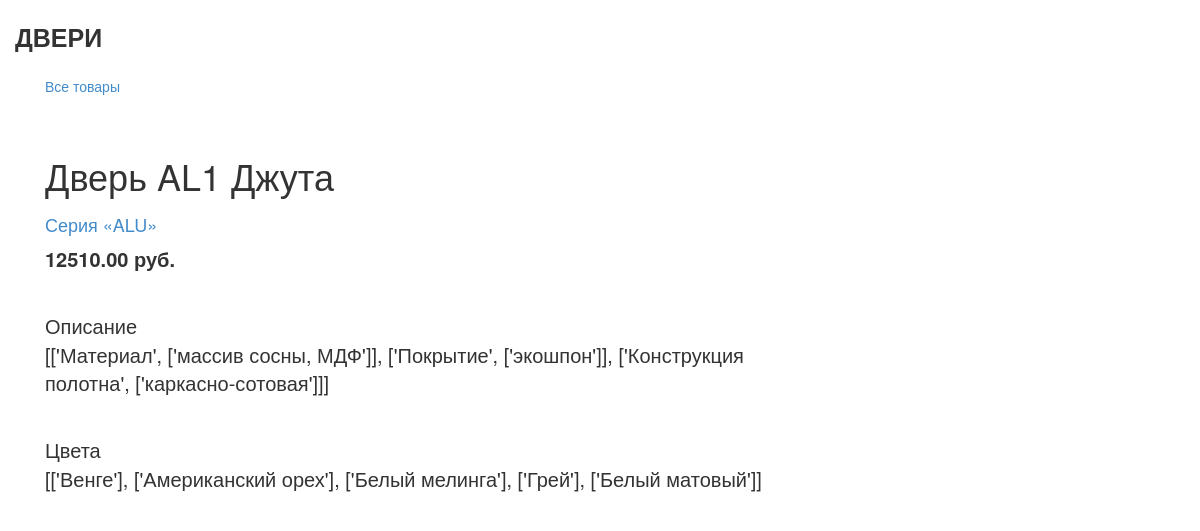
Page /7/20667/ on the committed database.
### polls/models.py (models this page shows, shortened)
class Product(models.Model):
    category = models.ForeignKey(Category, related_name='products', null=True, verbose_name="Категория")
    name = models.CharField(max_length=200, null=True, db_index=True, verbose_name="Название")
    slug = models.SlugField(max_length=200, null=True, db_index=True)
    description = models.TextField(blank=True, null=True, verbose_name="Описание")
    price = models.DecimalField(max_digits=10, null=True, decimal_places=2, verbose_name="Цена")
    color = models.TextField(blank=True, null=True, verbose_name="Цвета")
    created = models.DateTimeField(null=True, auto_now_add=True)
    updated = models.DateTimeField(null=True, auto_now=True)
    class Meta:
        ordering = ['name']
        index_together = [
            ['id', 'slug']
        ]

class Category(models.Model):
    name = models.CharField(max_length=200, null=True, db_index=True)
    slug = models.SlugField(max_length=200, null=True, db_index=True, unique=True)
    class Meta:
        ordering = ['name']
        verbose_name = 'Категория'
        verbose_name_plural = 'Категории'
    def __str__(self):
        return self.name
    def get_absolute_url(self):
        return reverse('polls:ProductListByCategory', args=[self.slug])

### polls/views.py (the view)
# urls.py: url(r'^(?P<id>\d+)/(?P<slug>[-\w]+)/$', views.ProductDetail, name='ProductDetail'),
def ProductDetail(request, id, slug):
    product = get_object_or_404(Product, id=id, slug=slug)
    return render(request, 'polls/product/detail.html',
                             {'product': product})

### polls/templates/polls/product/detail.html (shortened to what this page needs)
{% extends 'polls/base.html' %}
{% load static %}
{% block content %}
<div id="sidebar" class="col-sm-3">
<a href="/">Все товары</a>
<br>
</div>
  <div class="product-detail">
    <div class="col-sm-8">
      <h1>{{ product.name }}</h1>
      <h2><a href="{{ product.category.get_absolute_url }}">{{ product.category }}</a></h2>
      <p class="price">{{ product.price }} руб.</p>
      <br>
      <span>Описание {{ product.description | linebreaks}}</span>
      <br>
      <span >Цвета {{ product.color | linebreaks}}</span>
    </div>
  </div>
{% endblock %}

### polls/static/css/style.css (style rules this page uses)
.product-detail { font-weight: 400; font-size: 20px; margin-top: 60px; }
.price { font-weight: 600; font-size: 20px; }
.product-detail h2 { font-size: 18px; }

### rows in the picture
Product: name "Дверь AL1 Джута", category "Серия «ALU»", price "12510.00", description "[['Материал', ['массив сосны, МДФ']], ['Покрытие', ['экошпон']], ['Конструкция полотна', ['каркасно-сотовая']]]", color "[['Венге'], ['Американский орех'], ['Белый мелинга'], ['Грей'], ['Белый матовый']]"
